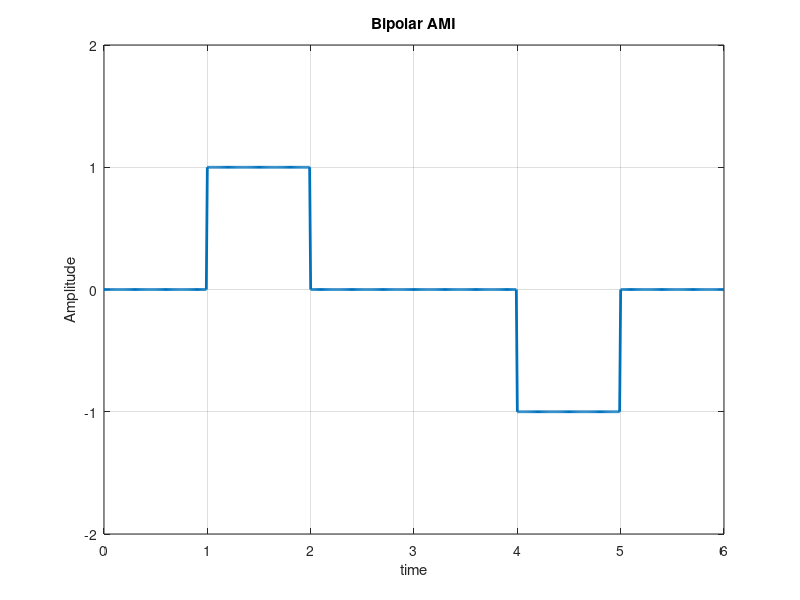

Recreate this plot in MATLAB.
clc
clear all
close all

data = [0 1 0 0 1 0];

sample_per_bit = 100;
bitRate = 1;
total_bits = length(data);
total_sample_size = total_bits*sample_per_bit;
total_sample_time = total_bits/bitRate;
time_per_sample = total_sample_time/total_sample_size;
t = 0:time_per_sample:total_sample_time;
y = zeros(1,length(t));

previous = -1;

for i=0:total_bits-1;
  if data(i+1) == 1
    if previous == -1
      y(i*sample_per_bit+1 : (i+1)*sample_per_bit) = 1;
      previous = 1;
    else
      y(i*sample_per_bit+1 : (i+1)*sample_per_bit) = -1;
      previous = -1;
    endif;
  endif;
endfor;

plot(t,y,'Linewidth',2);
axis([0 t(end) -2 2]);
grid on;
xlabel('time');
ylabel('Amplitude');
title('Bipolar AMI');


%decoding of AMI
pre = -1;
count = 0;
for j=1:sample_per_bit:total_sample_size
  count = count+1;
  if y(j) == -pre;
    decoded_data(count)=1;
    pre = -pre;
  else
    decoded_data(count)=0;
  endif
endfor
disp('decoded AMI data: ');
disp(decoded_data);


